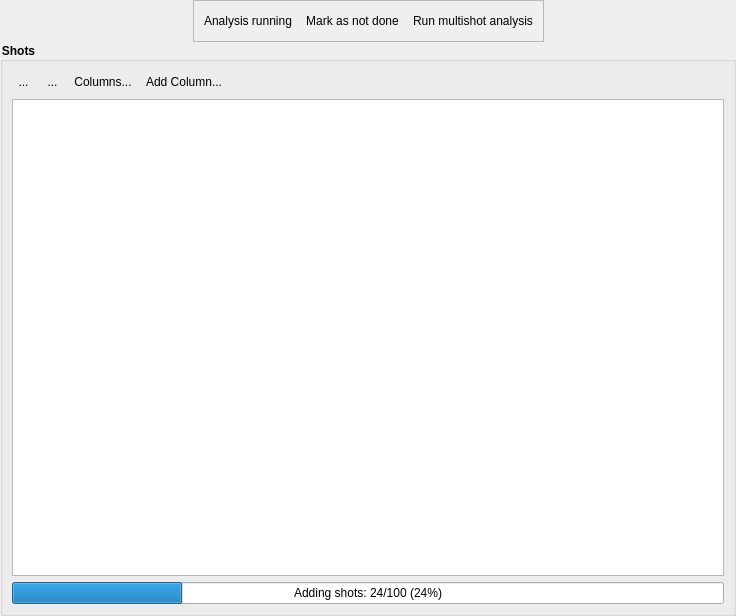
<?xml version="1.0" encoding="UTF-8"?>
<ui version="4.0">
 <class>Form</class>
 <widget class="QWidget" name="Form">
  <property name="geometry">
   <rect>
    <x>0</x>
    <y>0</y>
    <width>736</width>
    <height>616</height>
   </rect>
  </property>
  <property name="windowTitle">
   <string>Form</string>
  </property>
  <property name="styleSheet">
   <string notr="true">QPushButton {
     border: none;
     padding: 4px;
 }

QPushButton:hover {
     background-color: qlineargradient(x1: 0, y1: 0, x2: 0, y2: 1,
                                       stop: 0 #f6f7fa, stop: 1 #dadbde);
     border: 1px solid #8f8f91;
     border-radius: 3px;
 }

 QPushButton:pressed {
     background-color: qlineargradient(x1: 0, y1: 0, x2: 0, y2: 1,
                                       stop: 0 #dadbde, stop: 1 #f6f7fa);
     border: 1px solid #8f8f91;
     border-radius: 3px;
 }

QPushButton:checked {
     background-color: #dadbde;
     border: 1px solid #8f8f91;
     border-radius: 3px;
 }

QPushButton:hover:checked {
     background-color: qlineargradient(x1: 0, y1: 0, x2: 0, y2: 1,
                                       stop: 0 #dadbde, stop: 1 #f6f7fa);
     border: 1px solid #8f8f91;
     border-radius: 3px;
 }

QToolButton {
     border: none;
     padding: 2px;
 }

QToolButton:hover {
     background-color: qlineargradient(x1: 0, y1: 0, x2: 0, y2: 1,
                                       stop: 0 #f6f7fa, stop: 1 #dadbde);
     border: 1px solid #8f8f91;
     border-radius: 3px;
 }

 QToolButton:pressed {
     background-color: qlineargradient(x1: 0, y1: 0, x2: 0, y2: 1,
                                       stop: 0 #dadbde, stop: 1 #f6f7fa);
     border: 1px solid #8f8f91;
     border-radius: 3px;
 }

QToolButton:checked {
     background-color: #dadbde;
     border: 1px solid #8f8f91;
     border-radius: 3px;
 }

QToolButton:hover:checked {
     background-color: qlineargradient(x1: 0, y1: 0, x2: 0, y2: 1,
                                       stop: 0 #dadbde, stop: 1 #f6f7fa);
     border: 1px solid #8f8f91;
     border-radius: 3px;
 }

QGroupBox
{
    font-weight: bold;
}</string>
  </property>
  <layout class="QVBoxLayout" name="verticalLayout_3">
   <property name="spacing">
    <number>0</number>
   </property>
   <property name="margin">
    <number>0</number>
   </property>
   <item>
    <layout class="QVBoxLayout" name="verticalLayout">
     <item>
      <layout class="QHBoxLayout" name="horizontalLayout">
       <item>
        <spacer name="horizontalSpacer_3">
         <property name="orientation">
          <enum>Qt::Horizontal</enum>
         </property>
         <property name="sizeHint" stdset="0">
          <size>
           <width>40</width>
           <height>20</height>
          </size>
         </property>
        </spacer>
       </item>
       <item>
        <widget class="QFrame" name="horizontalFrame">
         <property name="frameShape">
          <enum>QFrame::StyledPanel</enum>
         </property>
         <layout class="QHBoxLayout" name="horizontalLayout_3">
          <property name="leftMargin">
           <number>6</number>
          </property>
          <property name="rightMargin">
           <number>6</number>
          </property>
          <item>
           <widget class="QPushButton" name="pushButton_analysis_running">
            <property name="text">
             <string>Analysis running</string>
            </property>
            <property name="icon">
             <iconset>
              <normaloff>:/qtutils/fugue/control.png</normaloff>:/qtutils/fugue/control.png</iconset>
            </property>
            <property name="checkable">
             <bool>true</bool>
            </property>
           </widget>
          </item>
          <item>
           <widget class="QPushButton" name="pushButton_mark_as_not_done">
            <property name="text">
             <string>Mark as not done</string>
            </property>
            <property name="icon">
             <iconset>
              <normaloff>:/qtutils/fugue/arrow-curve-180.png</normaloff>:/qtutils/fugue/arrow-curve-180.png</iconset>
            </property>
           </widget>
          </item>
          <item>
           <widget class="QPushButton" name="pushButton_run_multishot_analysis">
            <property name="text">
             <string>Run multishot analysis</string>
            </property>
            <property name="icon">
             <iconset>
              <normaloff>:/qtutils/fugue/arrow-curve.png</normaloff>:/qtutils/fugue/arrow-curve.png</iconset>
            </property>
           </widget>
          </item>
         </layout>
        </widget>
       </item>
       <item>
        <spacer name="horizontalSpacer">
         <property name="orientation">
          <enum>Qt::Horizontal</enum>
         </property>
         <property name="sizeHint" stdset="0">
          <size>
           <width>40</width>
           <height>20</height>
          </size>
         </property>
        </spacer>
       </item>
      </layout>
     </item>
     <item>
      <widget class="QGroupBox" name="groupBox">
       <property name="title">
        <string>Shots</string>
       </property>
       <property name="flat">
        <bool>false</bool>
       </property>
       <property name="checkable">
        <bool>false</bool>
       </property>
       <layout class="QVBoxLayout" name="verticalLayout_2">
        <item>
         <layout class="QHBoxLayout" name="horizontalLayout_2">
          <item>
           <widget class="QToolButton" name="toolButton_add_shots">
            <property name="toolTip">
             <string>Add shots</string>
            </property>
            <property name="text">
             <string>...</string>
            </property>
            <property name="icon">
             <iconset>
              <normaloff>:/qtutils/fugue/plus.png</normaloff>:/qtutils/fugue/plus.png</iconset>
            </property>
           </widget>
          </item>
          <item>
           <widget class="QToolButton" name="toolButton_remove_shots">
            <property name="toolTip">
             <string>Remove selected shots</string>
            </property>
            <property name="text">
             <string>...</string>
            </property>
            <property name="icon">
             <iconset>
              <normaloff>:/qtutils/fugue/minus.png</normaloff>:/qtutils/fugue/minus.png</iconset>
            </property>
           </widget>
          </item>
          <item>
           <widget class="QPushButton" name="pushButton_edit_columns">
            <property name="toolTip">
             <string>Edit which columns are displayed</string>
            </property>
            <property name="text">
             <string>Columns...</string>
            </property>
            <property name="icon">
             <iconset>
              <normaloff>:/qtutils/fugue/table--pencil.png</normaloff>:/qtutils/fugue/table--pencil.png</iconset>
            </property>
           </widget>
          </item>
          <item>
           <widget class="QPushButton" name="pushButton_add_columns">
            <property name="toolTip">
             <string>Add a new (empty) column</string>
            </property>
            <property name="text">
             <string>Add Column...</string>
            </property>
            <property name="icon">
             <iconset>
              <normaloff>:/qtutils/fugue/table--plus.png</normaloff>:/qtutils/fugue/table--plus.png</iconset>
            </property>
           </widget>
          </item>
          <item>
           <spacer name="horizontalSpacer_2">
            <property name="orientation">
             <enum>Qt::Horizontal</enum>
            </property>
            <property name="sizeHint" stdset="0">
             <size>
              <width>40</width>
              <height>20</height>
             </size>
            </property>
           </spacer>
          </item>
         </layout>
        </item>
        <item>
         <widget class="TableView" name="tableView">
          <property name="autoScroll">
           <bool>false</bool>
          </property>
          <property name="alternatingRowColors">
           <bool>true</bool>
          </property>
          <property name="verticalScrollMode">
           <enum>QAbstractItemView::ScrollPerPixel</enum>
          </property>
          <property name="horizontalScrollMode">
           <enum>QAbstractItemView::ScrollPerPixel</enum>
          </property>
          <property name="wordWrap">
           <bool>false</bool>
          </property>
         </widget>
        </item>
        <item>
         <widget class="QProgressBar" name="progressBar_add_shots">
          <property name="value">
           <number>24</number>
          </property>
          <property name="format">
           <string>Adding shots: %v/%m (%p%)</string>
          </property>
         </widget>
        </item>
       </layout>
      </widget>
     </item>
    </layout>
   </item>
  </layout>
 </widget>
 <customwidgets>
  <customwidget>
   <class>TableView</class>
   <extends>QTableView</extends>
   <header>qtutils/widgets.h</header>
  </customwidget>
 </customwidgets>
 <resources>
  <include location="../../Anaconda/Lib/site-packages/qtutils/icons/icons.qrc"/>
 </resources>
 <connections/>
</ui>
